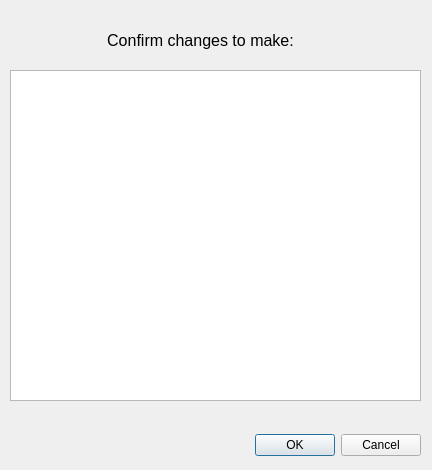
<?xml version="1.0" encoding="UTF-8"?>
<ui version="4.0">
 <class>change_confirm</class>
 <widget class="QDialog" name="change_confirm">
  <property name="geometry">
   <rect>
    <x>0</x>
    <y>0</y>
    <width>432</width>
    <height>470</height>
   </rect>
  </property>
  <property name="windowTitle">
   <string>Dialog</string>
  </property>
  <widget class="QDialogButtonBox" name="buttonBox">
   <property name="geometry">
    <rect>
     <x>80</x>
     <y>430</y>
     <width>341</width>
     <height>31</height>
    </rect>
   </property>
   <property name="orientation">
    <enum>Qt::Horizontal</enum>
   </property>
   <property name="standardButtons">
    <set>QDialogButtonBox::Cancel|QDialogButtonBox::Ok</set>
   </property>
  </widget>
  <widget class="QListWidget" name="changeList">
   <property name="geometry">
    <rect>
     <x>10</x>
     <y>70</y>
     <width>411</width>
     <height>331</height>
    </rect>
   </property>
   <property name="sizePolicy">
    <sizepolicy hsizetype="Expanding" vsizetype="Expanding">
     <horstretch>0</horstretch>
     <verstretch>0</verstretch>
    </sizepolicy>
   </property>
   <property name="minimumSize">
    <size>
     <width>411</width>
     <height>331</height>
    </size>
   </property>
   <property name="font">
    <font>
     <pointsize>12</pointsize>
    </font>
   </property>
   <property name="layoutDirection">
    <enum>Qt::LeftToRight</enum>
   </property>
  </widget>
  <widget class="QLabel" name="label">
   <property name="geometry">
    <rect>
     <x>10</x>
     <y>30</y>
     <width>381</width>
     <height>21</height>
    </rect>
   </property>
   <property name="font">
    <font>
     <pointsize>12</pointsize>
    </font>
   </property>
   <property name="text">
    <string>Confirm changes to make:</string>
   </property>
   <property name="alignment">
    <set>Qt::AlignCenter</set>
   </property>
  </widget>
 </widget>
 <resources/>
 <connections>
  <connection>
   <sender>buttonBox</sender>
   <signal>accepted()</signal>
   <receiver>change_confirm</receiver>
   <slot>accept()</slot>
   <hints>
    <hint type="sourcelabel">
     <x>248</x>
     <y>254</y>
    </hint>
    <hint type="destinationlabel">
     <x>157</x>
     <y>274</y>
    </hint>
   </hints>
  </connection>
  <connection>
   <sender>buttonBox</sender>
   <signal>rejected()</signal>
   <receiver>change_confirm</receiver>
   <slot>reject()</slot>
   <hints>
    <hint type="sourcelabel">
     <x>316</x>
     <y>260</y>
    </hint>
    <hint type="destinationlabel">
     <x>286</x>
     <y>274</y>
    </hint>
   </hints>
  </connection>
 </connections>
</ui>
